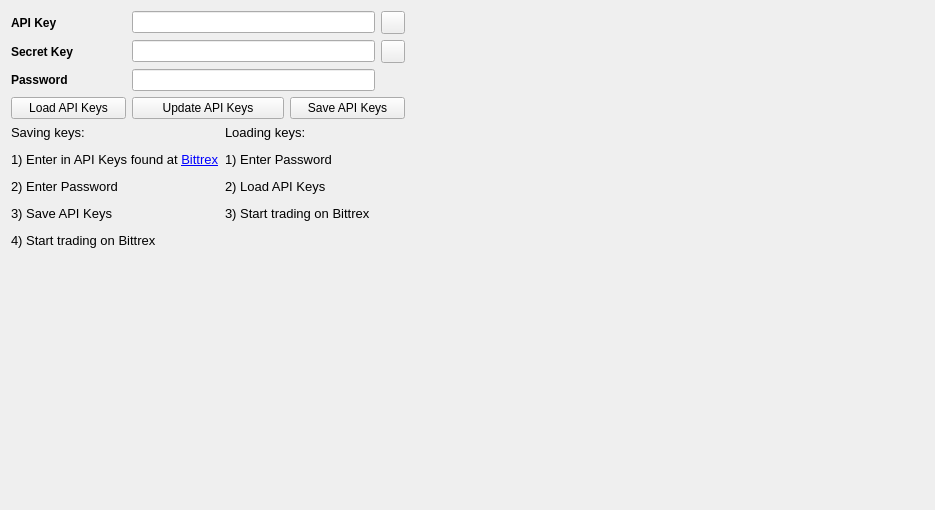
     <widget class="QWidget" name="ApiSettings">
      <attribute name="title">
       <string>Settings</string>
      </attribute>
      <layout class="QGridLayout" name="gridLayout">
       <item row="0" column="0">
        <widget class="QLabel" name="label_2">
         <property name="font">
          <font>
           <weight>75</weight>
           <bold>true</bold>
          </font>
         </property>
         <property name="text">
          <string>API Key</string>
         </property>
        </widget>
       </item>
       <item row="0" column="1" colspan="3">
        <widget class="QLineEdit" name="ApiKeyInput">
         <property name="text">
          <string/>
         </property>
        </widget>
       </item>
       <item row="0" column="4">
        <widget class="QToolButton" name="KeyPasteButton">
         <property name="toolTip">
          <string>Paste from clipboard</string>
         </property>
         <property name="text">
          <string/>
         </property>
         <property name="icon">
          <iconset resource="../bitcoin.qrc">
           <normaloff>:/icons/editpaste</normaloff>:/icons/editpaste</iconset>
         </property>
         <property name="shortcut">
          <string>Alt+P</string>
         </property>
        </widget>
       </item>
       <item row="1" column="0">
        <widget class="QLabel" name="label">
         <property name="font">
          <font>
           <weight>75</weight>
           <bold>true</bold>
          </font>
         </property>
         <property name="text">
          <string>Secret Key</string>
         </property>
        </widget>
       </item>
       <item row="1" column="1" colspan="3">
        <widget class="QLineEdit" name="SecretKeyInput"/>
       </item>
       <item row="1" column="4">
        <widget class="QToolButton" name="SecretPasteButton">
         <property name="toolTip">
          <string>Paste from clipboard</string>
         </property>
         <property name="text">
          <string/>
         </property>
         <property name="icon">
          <iconset resource="../bitcoin.qrc">
           <normaloff>:/icons/editpaste</normaloff>:/icons/editpaste</iconset>
         </property>
         <property name="shortcut">
          <string>Alt+P</string>
         </property>
        </widget>
       </item>
       <item row="2" column="0">
        <widget class="QLabel" name="label_28">
         <property name="font">
          <font>
           <weight>75</weight>
           <bold>true</bold>
          </font>
         </property>
         <property name="text">
          <string>Password</string>
         </property>
        </widget>
       </item>
       <item row="2" column="1" colspan="3">
        <widget class="QLineEdit" name="PasswordInput">
         <property name="echoMode">
          <enum>QLineEdit::Password</enum>
         </property>
        </widget>
       </item>
       <item row="3" column="0">
        <widget class="QPushButton" name="LoadKeys">
         <property name="minimumSize">
          <size>
           <width>115</width>
           <height>0</height>
          </size>
         </property>
         <property name="text">
          <string>Load API Keys</string>
         </property>
        </widget>
       </item>
       <item row="3" column="1" colspan="2">
        <widget class="QPushButton" name="UpdateKeys">
         <property name="minimumSize">
          <size>
           <width>125</width>
           <height>0</height>
          </size>
         </property>
         <property name="text">
          <string>Update API Keys</string>
         </property>
        </widget>
       </item>
       <item row="3" column="3" colspan="2">
        <widget class="QPushButton" name="SaveKeys">
         <property name="minimumSize">
          <size>
           <width>115</width>
           <height>0</height>
          </size>
         </property>
         <property name="text">
          <string>Save API Keys</string>
         </property>
        </widget>
       </item>
       <item row="4" column="0" colspan="2">
        <widget class="QLabel" name="label232_16">
         <property name="font">
          <font>
           <pointsize>10</pointsize>
           <weight>50</weight>
           <bold>false</bold>
          </font>
         </property>
         <property name="text">
          <string>&lt;html&gt;&lt;head/&gt;&lt;body&gt;&lt;p&gt;Saving keys:&lt;/p&gt;&lt;p&gt;1) Enter in API Keys found at &lt;a href=&quot;https://bittrex.com/Account/ManageApiKey&quot;&gt;&lt;span style=&quot; text-decoration: underline; color:#0000ff;&quot;&gt;Bittrex&lt;/span&gt;&lt;/a&gt;&lt;/p&gt;&lt;p&gt;2) Enter Password&lt;/p&gt;&lt;p&gt;3) Save API Keys&lt;/p&gt;&lt;p&gt;4) Start trading on Bittrex&lt;/p&gt;&lt;/body&gt;&lt;/html&gt;</string>
         </property>
        </widget>
       </item>
       <item row="4" column="2" colspan="3">
        <widget class="QLabel" name="label232_17">
         <property name="font">
          <font>
           <pointsize>10</pointsize>
           <weight>50</weight>
           <bold>false</bold>
          </font>
         </property>
         <property name="text">
          <string>&lt;html&gt;&lt;head/&gt;&lt;body&gt;&lt;p&gt;Loading keys:&lt;/p&gt;&lt;p&gt;1) Enter Password&lt;/p&gt;&lt;p&gt;2) Load API Keys&lt;/p&gt;&lt;p&gt;3) Start trading on Bittrex&lt;/p&gt;&lt;/body&gt;&lt;/html&gt;</string>
         </property>
         <property name="alignment">
          <set>Qt::AlignLeading|Qt::AlignLeft|Qt::AlignTop</set>
         </property>
        </widget>
       </item>
       <item row="5" column="0" colspan="5">
        <spacer name="verticalSpacer_2">
         <property name="orientation">
          <enum>Qt::Vertical</enum>
         </property>
         <property name="sizeHint" stdset="0">
          <size>
           <width>358</width>
           <height>247</height>
          </size>
         </property>
        </spacer>
       </item>
       <item row="0" column="5" rowspan="6">
        <spacer name="horizontalSpacer_3">
         <property name="orientation">
          <enum>Qt::Horizontal</enum>
         </property>
         <property name="sizeHint" stdset="0">
          <size>
           <width>519</width>
           <height>488</height>
          </size>
         </property>
        </spacer>
       </item>
      </layout>
      <zorder>label</zorder>
      <zorder>ApiKeyInput</zorder>
      <zorder>label_2</zorder>
      <zorder>SecretKeyInput</zorder>
      <zorder>UpdateKeys</zorder>
      <zorder>SaveKeys</zorder>
      <zorder>LoadKeys</zorder>
      <zorder>label232_16</zorder>
      <zorder>label232_17</zorder>
      <zorder>label_28</zorder>
      <zorder>PasswordInput</zorder>
      <zorder>horizontalSpacer_3</zorder>
      <zorder>verticalSpacer_2</zorder>
      <zorder>KeyPasteButton</zorder>
      <zorder>SecretPasteButton</zorder>
     </widget>
